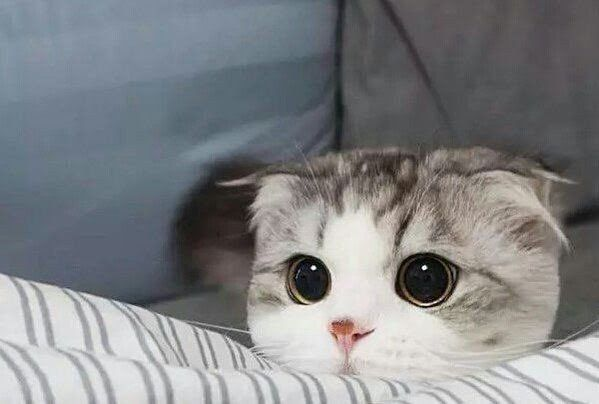
#> input picture cat.jpg, 599 x 404 px
$ python 'example 8.1.py'
#> lines starting #> are read from the running program, lines starting #| are printed output that depends on the picture; after the words box and inside, x2 and y2 are one past the last pixel; in counts of white or black regions, pixels touching at a corner belong together
#특정 범위 픽셀 변경
import cv2
import time

image = cv2.imread('cat.jpg')
#> image is the input picture: shape (404, 599, 3); mean B, G, R 133.1, 130.6, 128.6
#첫번째 구역을 일일히 정하기
start_time = time.time()
for i in range(0, 100):
    for j in range(0, 100):
        image[i, j] = [255, 255, 255]
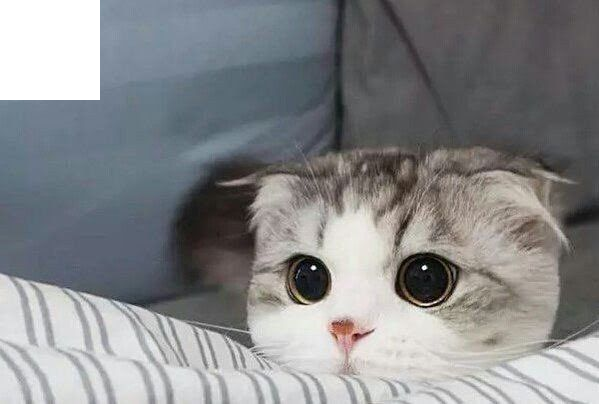
#> image: shape (404, 599, 3); 4.13% of pixels changed, all inside (x1, y1, x2, y2) = (0, 0, 100, 100)
print("--- %s seconds ---" % (time.time() - start_time))#느림

#두번째 범위를 지정하기
start_time = time.time()
image[0:100, 0:100] = [0, 0, 0]
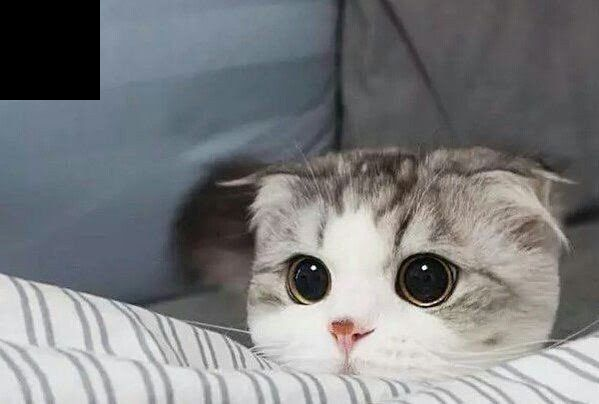
#> image: shape (404, 599, 3); 4.13% of pixels changed, all inside (x1, y1, x2, y2) = (0, 0, 100, 100)
print("--- %s seconds ---" % (time.time() - start_time))#빠름

cv2.imshow('Image Basic', image)#사진 출력
cv2.waitKey(0)#창이 닫히지 않도록 하는것

$ run again, with sky.jpg copied over cat.jpg
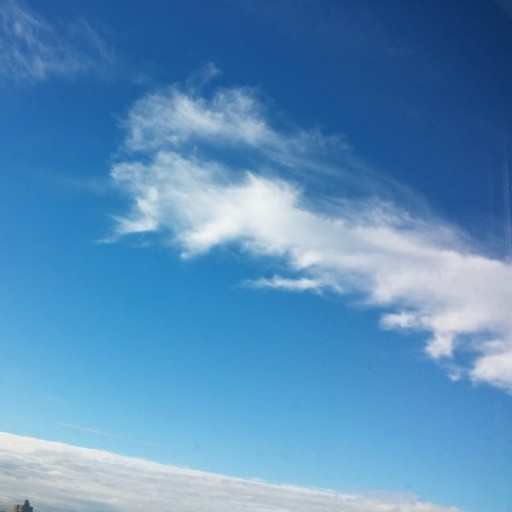
#> input picture sky.jpg, 512 x 512 px
#> image is the input picture: shape (512, 512, 3); mean B, G, R 188.2, 142.6, 89.1
#> after the loop `for i in range(0, 100):`:
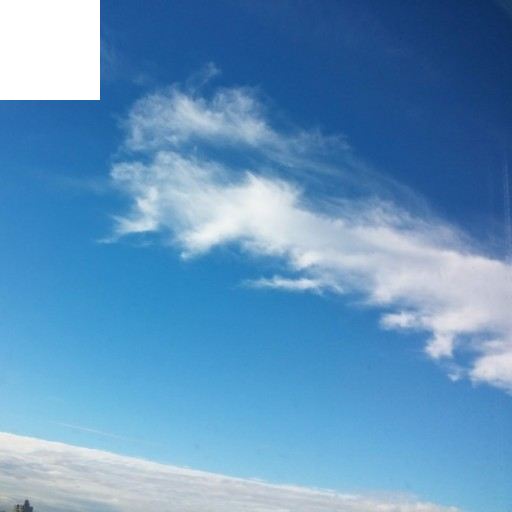
#> image: shape (512, 512, 3); 3.81% of pixels changed, all inside (x1, y1, x2, y2) = (0, 0, 100, 100)
#> `image[0:100, 0:100] = [0, 0, 0]`:
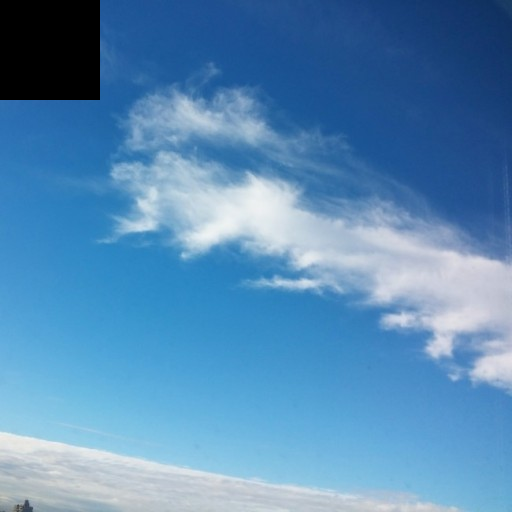
#> image: shape (512, 512, 3); 3.81% of pixels changed, all inside (x1, y1, x2, y2) = (0, 0, 100, 100)
